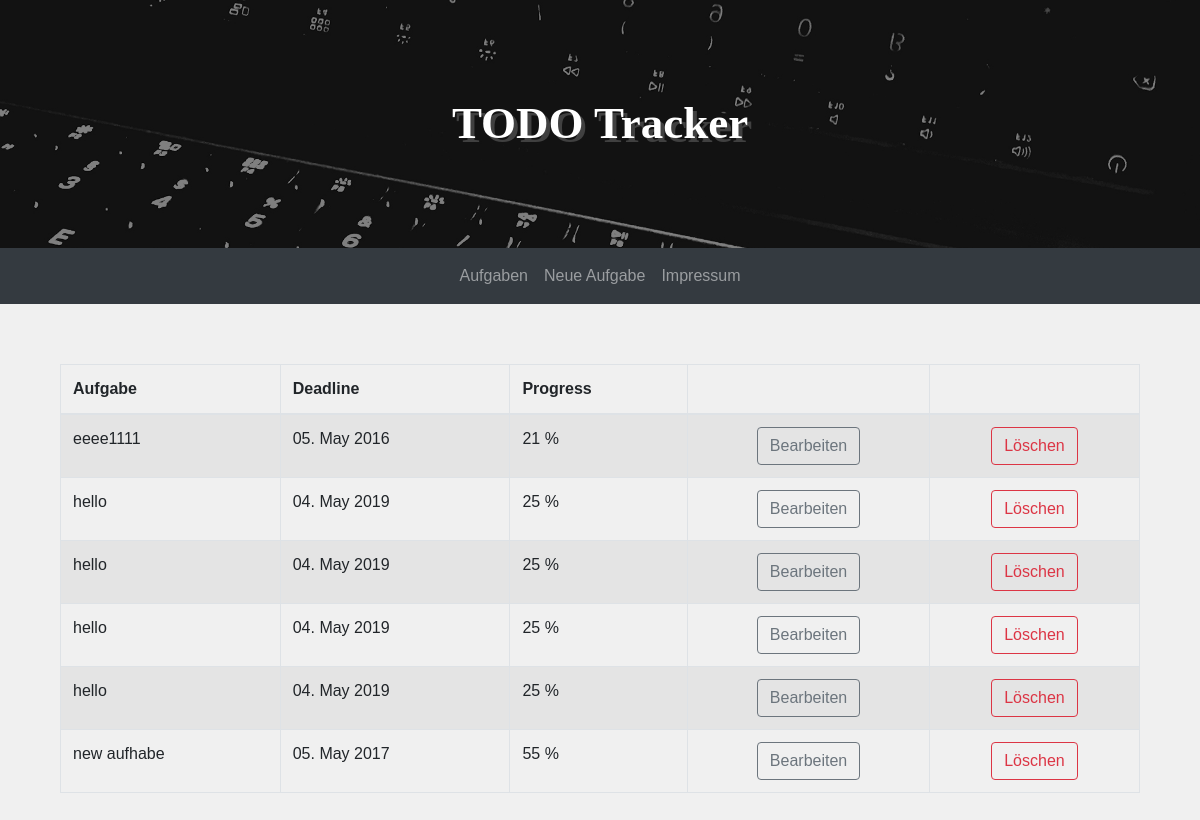
The app's page /catalog/, older data.
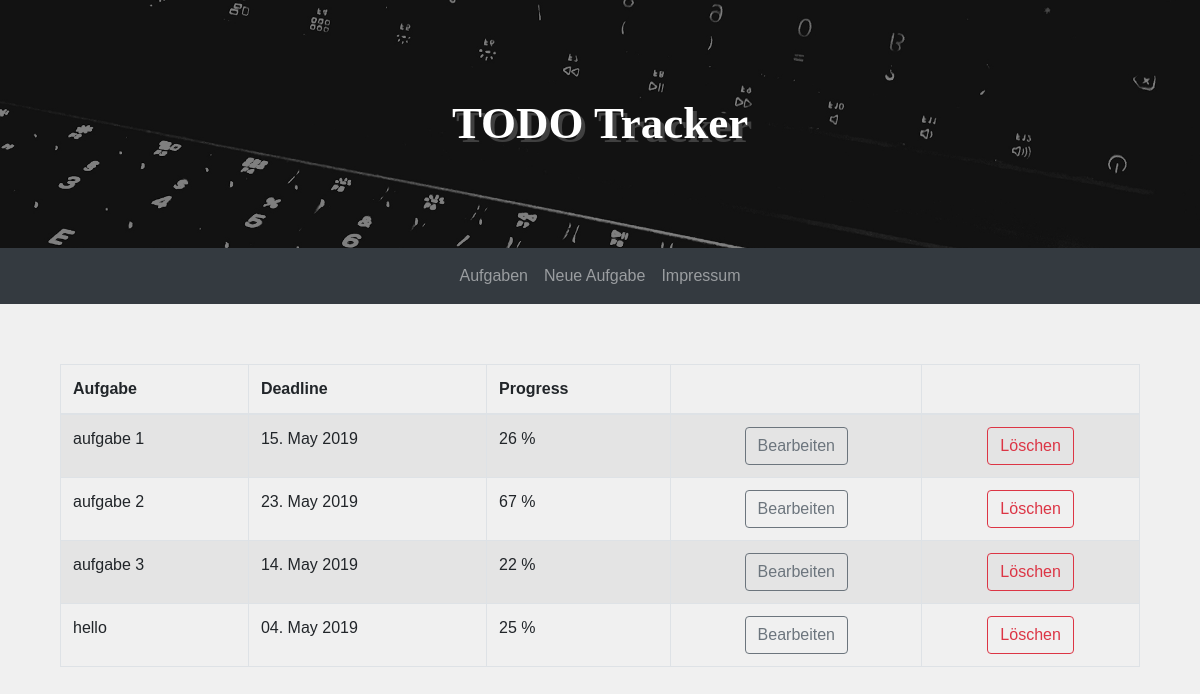
The same page, newer data.
### catalog/models.py (models this page shows, shortened)
class Todo(models.Model):
	name = models.CharField(max_length=80)
	deadline = models.DateField()
	progress = models.IntegerField()

### catalog/views.py (the view)
# urls.py: path('', views.index, name ='index'),
def index(request):
    todo_list = Todo.objects.all()
    context = {
        'todo_list': todo_list,
    }
    return render(request, 'index.html', context=context)

### catalog/templates/index.html
{% extends "base.html" %}
{% block content %}
<div class="contents">
   <div class="table-responsive">
      <table class="table table-striped table-bordered">
         <thead>
            <tr>
               <th scope="col">Aufgabe</th>
               <th scope="col">Deadline</th>
               <th scope="col">Progress</th>
               <th scope="col"></th>
               <th scope="col"></th>
            </tr>
         </thead>
         <tbody>
            {% for todo in todo_list %}
            <tr>
               <td>{{ todo.name }}</td>
               <td>{{ todo.deadline }}</td>
               <td>{{ todo.progress }} % </td>
               <td>
                  <center><a role="button" class="btn btn-outline-secondary" href="{% url 'page_edit_task' todo.pk %}">Bearbeiten</a></center>
               </td>
               <td>
                  <center><a role="button" onclick="return confirm('Are you sure you want to delete this?')" class="btn btn-outline-danger " href="{% url 'delete' todo.pk %}">Löschen</a></center>
               </td>
            </tr>
            {% endfor %}
         </tbody>
      </table>
   </div>
</div>
{% endblock %}

### catalog/templates/base.html (shortened to what this page needs)
{% load static %}
<!DOCTYPE html>
<html lang="en">
   <head>
      <link rel="stylesheet" href="https://maxcdn.bootstrapcdn.com/bootstrap/4.3.1/css/bootstrap.min.css">
   </head>
   <body>
      <center>
         <div class="banner header">
            <div class="header-title">TODO Tracker</div>
         </div>
      </center>
      <nav class="navbar navbar-expand-sm bg-dark navbar-dark justify-content-center">
         <ul class="navbar-nav ">
            <li class="nav-item">
               <a class="nav-link" href={% url 'index' %}>Aufgaben</a>
            </li>
            <li class="nav-item">
               <a class="nav-link" href={% url 'page_new_task' %}>Neue Aufgabe</a>
            </li>
            <li class="nav-item">
               <a class="nav-link" href={% url 'page_impressum' %}>Impressum</a>
            </li>
         </ul>
      </nav>
      {% block content %}{% endblock %}
   </body>
</html>

### catalog/templates/base.html (style rules this page uses)
body { background-color: rgb(240,240,240); font-family:arial; }
.contents { margin:60px; }
.header { background:url('/static/bg.jpg'); padding:50px; background-position: center; background-size: cover; }
.header-title { font-size:45px; font-family:Arial Black; color: #ffffff; padding:40px; text-shadow: 4px 4px #404040; font-weight: bold; }

Row changes from the older to the newer data that the page shows:
removed Todo: name "eeee1111", deadline "05. May 2016", progress "21"
removed Todo: name "hello", deadline "04. May 2019", progress "25"
removed Todo: name "hello", deadline "04. May 2019", progress "25"
removed Todo: name "hello", deadline "04. May 2019", progress "25"
removed Todo: name "new aufhabe", deadline "05. May 2017", progress "55"
added Todo: name "aufgabe 1", deadline "15. May 2019", progress "26"
added Todo: name "aufgabe 2", deadline "23. May 2019", progress "67"
added Todo: name "aufgabe 3", deadline "14. May 2019", progress "22"
